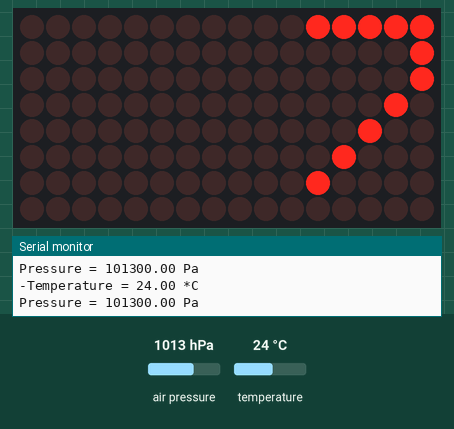
Bench run of a sketch on a simulated Arduino Uno, built with avr-gcc and run on an emulated ATmega328P. Shown: 16×8 LED matrix, the last lines printed to the serial monitor. The inputs (shaded band) are chosen by the test bench; at power-on: temperature 24 °C, air pressure 1013 hPa.

Above: at 10.8 s.
10.9 s: temperature set to 12 °C
At 15.75 s:
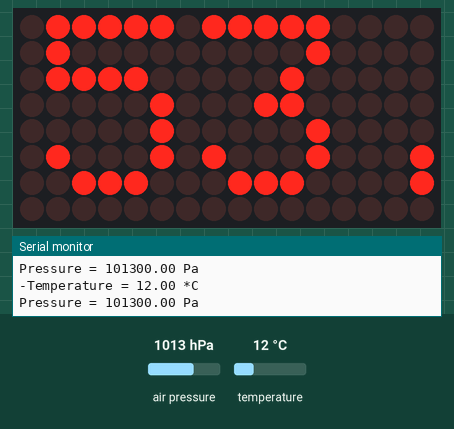
18.4 s: temperature set to 19 °C
At 20.75 s:
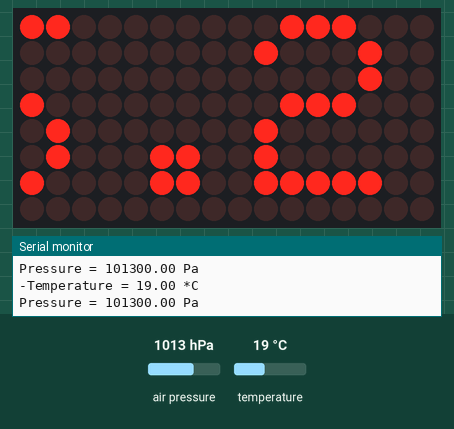
25.9 s: temperature set to 28 °C
At 35.25 s:
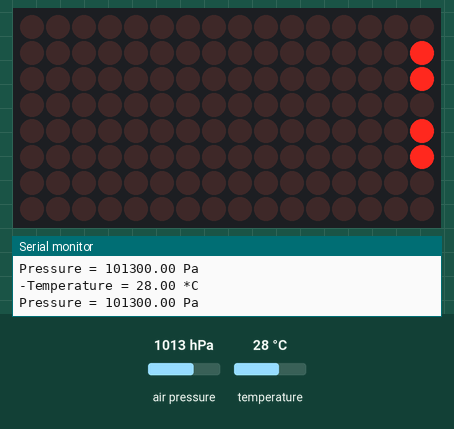
Timing chart, 0 to 36.8 s (numbered marks = the images above; inputs shaded):
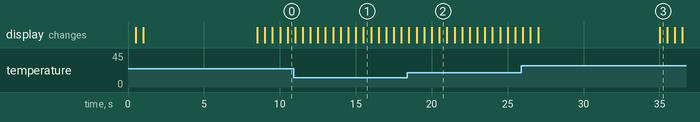

The sketch:

weather_station.ino
```cpp
// it is this one, for mom's weather station!

// LED matrix display:
//
//      https://www.adafruit.com/product/3150
//
//      https://learn.adafruit.com/adafruit-8x16-led-matrix-featherwing/overview
//
// temperature and humidity sensor
//
//      https://www.adafruit.com/product/1603

#include "configuration.h"

#include "Adafruit_BMP085.h"

#include "Adafruit_LEDBackpack.h"

#include <Adafruit_GFX.h>

Adafruit_BMP085 bmp;

float degreesCelsius;

float degreesFahrenheit;

float pressureReading;

// serial output interval settings
unsigned long serialPreviousMillis = 0;
const long serialInterval = 5000; // five seconds

// LED display interval settings
unsigned long ledDisplayPreviousMillis = 0;
const long ledDisplayInterval = 500;  // one tenth of a second

Adafruit_8x16minimatrix matrix = Adafruit_8x16minimatrix();

// these next three hold values for the text scrolling
int8_t x=7;

int8_t xStart = 7;

int8_t xMin = -46;

String scrollText = "--temp";

char scrollTextBuffer[20] = "";

void ledDisplay(unsigned long currentMillis)
{
    if(currentMillis - ledDisplayPreviousMillis >= ledDisplayInterval)
    {
        ledDisplayPreviousMillis = currentMillis;

        matrix.clear();
        matrix.setCursor(x,0);
        matrix.print(scrollText);
//        matrix.print("World");
        matrix.writeDisplay();

        x--;

        if(x == xMin)
        {
            x = xStart;
        }

        sensorReading();
    }
}

void sensorReading()
{
    // update the scrolling text
    int width = 8;
    int percision = 1;

    double degrees = degreesCelsius;

    bool FAHRENHEIT = true;

    if(FAHRENHEIT)
    {
        degreesFahrenheit = (9.0/5.0)*degreesCelsius + 32;

        degrees = degreesFahrenheit;
    }

    scrollText = dtostrf(degrees, width, percision, scrollTextBuffer);

    if(FAHRENHEIT)
    {
        scrollText += " F";
    }
    else
    {
        scrollText += " C";
    }
}

void loop()
{
    unsigned long currentMillis = millis();

    serialOutput(currentMillis);

    ledDisplay(currentMillis);
}


void serialOutput(unsigned long currentMillis)
{
    if(currentMillis - serialPreviousMillis >= serialInterval)
    {
        serialPreviousMillis = currentMillis;

        degreesCelsius = bmp.readTemperature();
        Serial.print("-Temperature = ");
        Serial.print(degreesCelsius);
        Serial.println(" *C");

        pressureReading = bmp.readPressure();
        Serial.print("Pressure = ");
        Serial.print(pressureReading);
        Serial.println(" Pa");
        Serial.println();
    }
}

void setup()
{
    // start the serial connection
    Serial.begin(9600);

    // wait for serial monitor to open
    while(! Serial);

    // initialize the temperature and pressure sensor
    bmp.begin();

    setupLedMatrix();
}


void setupLedMatrix()
{
    matrix.begin(0x70);  // pass in the address

    matrix.setTextSize(1);
    matrix.setTextWrap(false);  // we dont want text to wrap so it scrolls nicely
    matrix.setTextColor(LED_ON);
    matrix.setRotation(1);
}
```

configuration.h
```cpp
// The following two commented char pointers are stored in an external (to
// versioning) file for security.
//#include "/home/roberto/Workspace/owner/arduino/secret.h"
//const char* wifi_ssid     = "wifi-access-point-ssid";
//const char* wifi_password = "!!!CORRECT-ME!!!";

// these commented values are also in an external file.
//#define ADAFRUIT_USERNAME  "adafruit-username"
//#define AIO_KEY  "adafruit-io-key-ca-fe-ba-be"
```

Measured:
- what the display in image 1 shows lasts 0.5 s, from 15.5 s to 16.0 s
